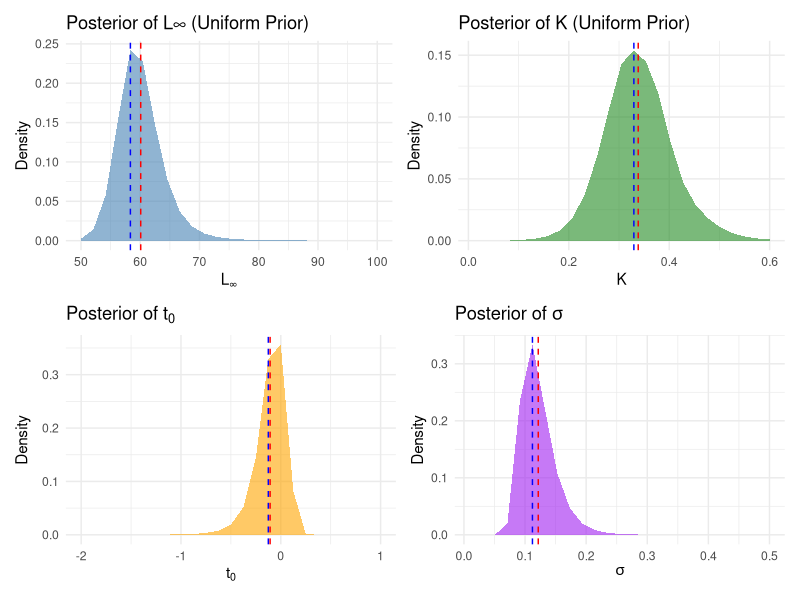

R code for this plot: (Note: a time limit stopped this script after it produced the figure.)
## ---- chunk 1
library(dplyr)
library(ggplot2)
library(patchwork)
library(mvtnorm)
## ---- chunk 2
age <- c(0.5, 1, 1.5, 2, 3.3, 4.3, 5.3, 6.3, 7.3, 8.3, 9.3, 10.3, 11.3, 12.3, 14)
length <- c(10.67, 15.81, 26.63, 32.29, 39.85, 47.03, 43.65, 65.15, 49.68, 53.97, 52.69, 55.98, 53.51, 61.32, 67.56)
n <- length(age)
## ---- chunk 3
#identify the parameter range
Lmax_grid <- seq(50, 100, length.out = 25)
K_grid <- seq(0.01, 0.6, length.out = 25)
t0_grid <- seq(-2, 1, length.out = 25)
sigma_grid <- seq(0.01, 0.5, length.out = 25)
## ---- chunk 4
#build up the grid
grid_result_1 <- expand.grid(Lmax = Lmax_grid, K = K_grid, t0 = t0_grid, sigma = sigma_grid)
log_posterior_1 <- numeric(nrow(grid_result_1))
## ---- chunk 5
for(i in seq_len(nrow(grid_result_1))) {
  Lmax <- grid_result_1$Lmax[i]
  K <- grid_result_1$K[i]
  t0 <- grid_result_1$t0[i]
  sigma <- grid_result_1$sigma[i]
  
  L_hat <- Lmax * (1 - exp(-K * (age - t0)))
  L_hat[L_hat <= 0] <- 1e-6
  
  log_l <- -sum((log(length) - log(L_hat))^2) / (2 * sigma^2) - n * log(sigma)
  log_posterior_1[i] <- log_l #calculate the posterior log likelihood
}
## ---- chunk 6
#standardize the posterior log likelihood
posterior_1 <- exp(log_posterior_1 - max(log_posterior_1))
posterior_1 <- posterior_1 / sum(posterior_1)
grid_result_1$posterior <- posterior_1
## ---- chunk 7
#calculate the mean and median of each parameter
marginal_Lmax_1 <- grid_result_1 %>% 
  group_by(Lmax) %>% 
  summarise(posterior = sum(posterior))
mean_Lmax_1 <- sum(marginal_Lmax_1$Lmax * marginal_Lmax_1$posterior)
median_Lmax_1 <- marginal_Lmax_1$Lmax[which.min(abs(cumsum(marginal_Lmax_1$posterior) - 0.5))]

marginal_K_1 <- grid_result_1 %>% group_by(K) %>% summarise(posterior = sum(posterior))
mean_K_1 <- sum(marginal_K_1$K * marginal_K_1$posterior)
median_K_1 <- marginal_K_1$K[which.min(abs(cumsum(marginal_K_1$posterior) - 0.5))]

marginal_t0_1 <- grid_result_1 %>% group_by(t0) %>% summarise(posterior = sum(posterior))
mean_t0_1 <- sum(marginal_t0_1$t0 * marginal_t0_1$posterior)
median_t0_1 <- marginal_t0_1$t0[which.min(abs(cumsum(marginal_t0_1$posterior) - 0.5))]

marginal_sigma_1 <- grid_result_1 %>% group_by(sigma) %>% summarise(posterior = sum(posterior))
mean_sigma_1 <- sum(marginal_sigma_1$sigma * marginal_sigma_1$posterior)
median_sigma_1 <- marginal_sigma_1$sigma[which.min(abs(cumsum(marginal_sigma_1$posterior) - 0.5))]
## ---- chunk 8
#draw the plot of each parameter and their mean and median
p_Lmax_1 <- ggplot(marginal_Lmax_1, aes(x = Lmax, y = posterior)) +
  geom_area(fill = "steelblue", alpha = 0.6) +
  geom_vline(xintercept = mean_Lmax_1, color = "red", linetype = "dashed") +
  geom_vline(xintercept = median_Lmax_1, color = "blue", linetype = "dashed") +
  labs(title = "Posterior of L∞ (Uniform Prior)", x = expression(L[infinity]), y = "Density") +
  theme_minimal()

p_K_1 <- ggplot(marginal_K_1, aes(x = K, y = posterior)) +
  geom_area(fill = "forestgreen", alpha = 0.6) +
  geom_vline(xintercept = mean_K_1, color = "red", linetype = "dashed") +
  geom_vline(xintercept = median_K_1, color = "blue", linetype = "dashed") +
  labs(title = "Posterior of K (Uniform Prior)", x = "K", y = "Density") +
  theme_minimal()

p_t0_1 <- ggplot(marginal_t0_1, aes(x = t0, y = posterior)) +
  geom_area(fill = "orange", alpha = 0.6) +
  geom_vline(xintercept = mean_t0_1, color = "red", linetype = "dashed") +
  geom_vline(xintercept = median_t0_1, color = "blue", linetype = "dashed") +
  labs(title = expression("Posterior of " * t[0]), x = expression(t[0]), y = "Density") +
  theme_minimal()

p_sigma_1 <- ggplot(marginal_sigma_1, aes(x = sigma, y = posterior)) +
  geom_area(fill = "purple", alpha = 0.6) +
  geom_vline(xintercept = mean_sigma_1, color = "red", linetype = "dashed") +
  geom_vline(xintercept = median_sigma_1, color = "blue", linetype = "dashed") +
  labs(title = expression("Posterior of " * sigma), x = expression(sigma), y = "Density") +
  theme_minimal()

(p_Lmax_1 | p_K_1) / (p_t0_1 | p_sigma_1) #plot all four figures together
## ---- chunk 9
#build up another grid for the second question
grid_result_2 <- expand.grid(Lmax = Lmax_grid, K = K_grid, t0 = t0_grid, sigma = sigma_grid)

## ---- chunk 10
#set up prior parameter
mu <- c(86, 0.13)
Sigma <- matrix(c(10^2, -0.6 * 10 * 0.02, -0.6 * 10 * 0.02, 0.02^2), nrow = 2)

## ---- chunk 11
#calculate the posterior log likelihood of each parameter
log_posterior_2 <- numeric(nrow(grid_result_2))

for(i in seq_len(nrow(grid_result_2))) {
  Lmax <- grid_result_2$Lmax[i]
  K <- grid_result_2$K[i]
  t0 <- grid_result_2$t0[i]
  sigma <- grid_result_2$sigma[i]
  
  L_hat <- Lmax * (1 - exp(-K * (age - t0)))
  L_hat[L_hat <= 0] <- 1e-6
  
  log_l <- -sum((log(length) - log(L_hat))^2) / (2 * sigma^2) - n * log(sigma)
  log_prior_Lmax_K <- dmvnorm(c(Lmax, K), mean = mu, sigma = Sigma, log = TRUE)
  log_prior_t0 <- ifelse(t0 >= -2 & t0 <= 1, 0, -Inf)
  log_prior_sigma <- ifelse(sigma >= 0.01 & sigma <= 0.5, 0, -Inf)
  
  log_posterior_2[i] <- log_l + log_prior_Lmax_K + log_prior_t0 + log_prior_sigma
}
## ---- chunk 12
#standardize the posterior log likelihood
posterior_2 <- exp(log_posterior_2 - max(log_posterior_2))
posterior_2 <- posterior_2 / sum(posterior_2)
grid_result_2$posterior <- posterior_2
## ---- chunk 13
#calculate the mean and median of each parameter
marginal_Lmax_2 <- grid_result_2 %>% 
  group_by(Lmax) %>% 
  summarise(posterior = sum(posterior))
mean_Lmax_2 <- sum(marginal_Lmax_2$Lmax * marginal_Lmax_2$posterior)
median_Lmax_2 <- marginal_Lmax_2$Lmax[which.min(abs(cumsum(marginal_Lmax_2$posterior) - 0.5))]

marginal_K_2 <- grid_result_2 %>% group_by(K) %>% summarise(posterior = sum(posterior))
mean_K_2 <- sum(marginal_K_2$K * marginal_K_2$posterior)
median_K_2 <- marginal_K_2$K[which.min(abs(cumsum(marginal_K_2$posterior) - 0.5))]

marginal_t0_2 <- grid_result_2 %>% group_by(t0) %>% summarise(posterior = sum(posterior))
mean_t0_2 <- sum(marginal_t0_2$t0 * marginal_t0_2$posterior)
median_t0_2 <- marginal_t0_2$t0[which.min(abs(cumsum(marginal_t0_2$posterior) - 0.5))]

marginal_sigma_2 <- grid_result_2 %>% group_by(sigma) %>% summarise(posterior = sum(posterior))
mean_sigma_2 <- sum(marginal_sigma_2$sigma * marginal_sigma_2$posterior)
median_sigma_2 <- marginal_sigma_2$sigma[which.min(abs(cumsum(marginal_sigma_2$posterior) - 0.5))]
## ---- chunk 14
# Lmax Posterior with Prior
p_Lmax_2 <- ggplot(marginal_Lmax_2, aes(x = Lmax, y = posterior)) +
  geom_area(fill = "steelblue", alpha = 0.6) +
  geom_vline(xintercept = mean_Lmax_2, color = "red", linetype = "dashed") +
  geom_vline(xintercept = median_Lmax_2, color = "blue", linetype = "dashed") +
  labs(title = "Posterior of L∞", x = expression(L[infinity]), y = "Density") +
  theme_minimal()

# K Posterior with Prior
p_K_2 <- ggplot(marginal_K_2, aes(x = K, y = posterior)) +
  geom_area(fill = "forestgreen", alpha = 0.6) +
  geom_vline(xintercept = mean_K_2, color = "red", linetype = "dashed") +
  geom_vline(xintercept = median_K_2, color = "blue", linetype = "dashed") +
  labs(title = "Posterior of K", x = "K", y = "Density") +
  theme_minimal()

# t0 Posterior
p_t0_2 <- ggplot(marginal_t0_2, aes(x = t0, y = posterior)) +
  geom_area(fill = "orange", alpha = 0.6) +
  geom_vline(xintercept = mean_t0_2, color = "red", linetype = "dashed") +
  geom_vline(xintercept = median_t0_2, color = "blue", linetype = "dashed") +
  labs(title = expression("Posterior of " * t[0]), x = expression(t[0]), y = "Density") +
  theme_minimal()

# sigma Posterior
p_sigma_2 <- ggplot(marginal_sigma_2, aes(x = sigma, y = posterior)) +
  geom_area(fill = "purple", alpha = 0.6) +
  geom_vline(xintercept = mean_sigma_2, color = "red", linetype = "dashed") +
  geom_vline(xintercept = median_sigma_2, color = "blue", linetype = "dashed") +
  labs(title = expression("Posterior of " * sigma), x = expression(sigma), y = "Density") +
  theme_minimal()

(p_Lmax_2 | p_K_2) / (p_t0_2 | p_sigma_2)
